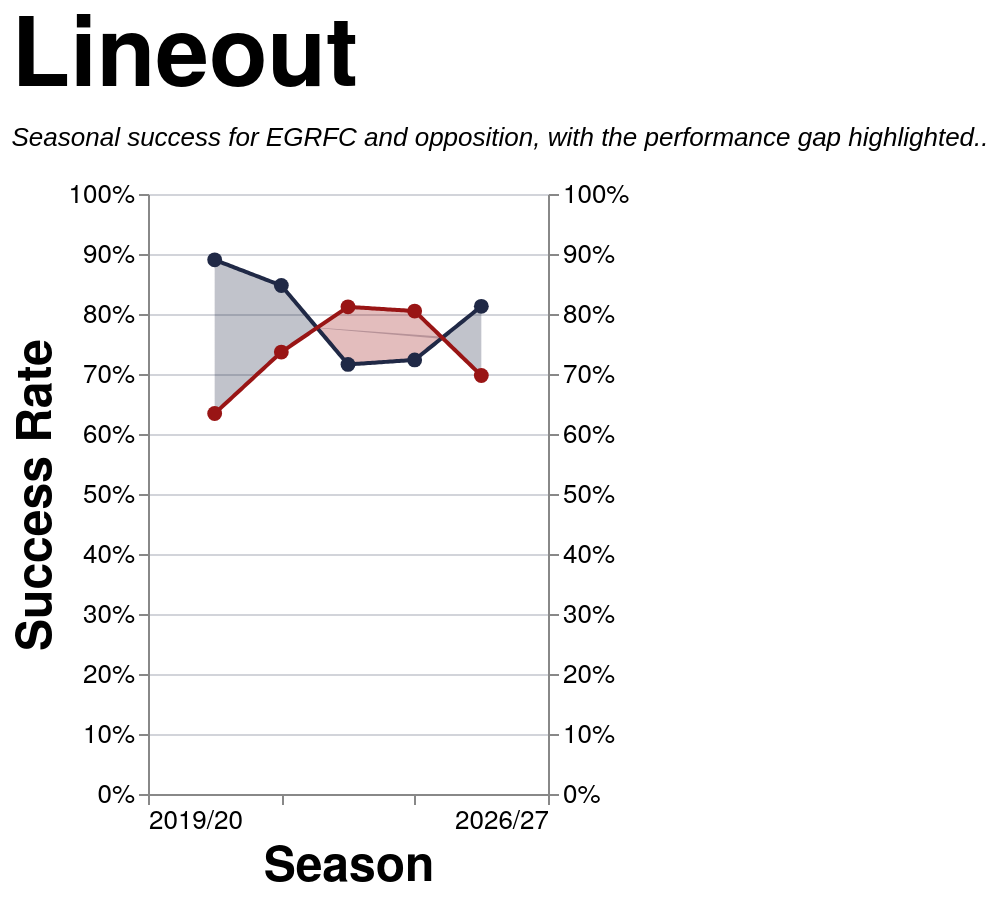

Source (Vega-Lite JSON):
### Vega-Lite specification from a JSON file in a GitHub repository (floating-point values rounded to 4 significant figures; data arrays with more than 128 entries replaced by an {"elided": "..."} marker saying what was removed)
{"config": {"axis": {"labelFont": "PT Sans Narrow, Helvetica Neue, Helvetica, Arial, sans-serif", "titleFont": "PT Sans Narrow, Helvetica Neue, Helvetica, Arial, sans-serif", "labelFontSize": 13, "titleFontSize": 24, "gridColor": "#202947", "gridOpacity": 0.2, "zindex": 1}, "text": {"font": "Lato, sans-serif"}, "bar": {"cornerRadiusEnd": 5}, "header": {"labelFont": "PT Sans Narrow, Helvetica Neue, Helvetica, Arial, sans-serif", "titleFont": "PT Sans Narrow, Helvetica Neue, Helvetica, Arial, sans-serif", "labelFontSize": 24, "titleFontSize": 28, "labelFontWeight": "bold", "orient": "left"}, "legend": {"labelFont": "PT Sans Narrow, Helvetica Neue, Helvetica, Arial, sans-serif", "titleFont": "PT Sans Narrow, Helvetica Neue, Helvetica, Arial, sans-serif", "labelFontSize": 14, "titleFontSize": 16, "titlePadding": 5, "fillColor": "white", "strokeColor": "black", "padding": 10, "titleFontWeight": "lighter", "titleFontStyle": "italic", "titleColor": "gray", "offset": 10}, "title": {"font": "PT Sans Narrow, Helvetica Neue, Helvetica, Arial, sans-serif", "fontSize": 48, "fontWeight": "bold", "anchor": "start", "align": "center", "titlePadding": 20, "subtitlePadding": 10, "subtitleFontSize": 13, "subtitleColor": "", "subtitleFontStyle": "italic", "offset": 15, "color": "black"}, "axisX": {"labelAngle": 0}, "facet": {"title": null, "header": null, "align": {"row": "each", "column": "each"}, "spacing": 10}, "resolve": {"scale": {"y": "independent", "facet": "independent"}}, "background": "transparent", "scale": {"offsetBandPaddingOuter": 0.2, "offsetBandPaddingInner": 0.1}, "view": {"stroke": null, "background": "transparent"}}, "layer": [{"mark": {"type": "area", "opacity": 0.28}, "encoding": {"color": {"field": "leading_team", "legend": null, "scale": {"domain": ["EGRFC", "Opposition"], "range": ["#202946", "#991515"]}, "title": "Team", "type": "nominal"}, "x": {"axis": {"grid": false, "labelExpr": "datum.value == 0 ? '2019/20' : datum.value == 1 ? '2021/22' : datum.value == 2 ? '2022/23' : datum.value == 3 ? '2023/24' : datum.value == 4 ? '2024/25' : datum.value == 5 ? '2025/26' : datum.value == 6 ? '2026/27' : ''", "values": [0, 1, 2, 3, 4, 5, 6]}, "field": "season_pos", "scale": {"domain": [0, 6]}, "title": "Season", "type": "quantitative"}, "y": {"axis": {"format": "%", "orient": "left"}, "field": "y_high", "scale": {"domain": [0.0, 1.0]}, "title": "Success Rate", "type": "quantitative"}, "y2": {"field": "y_low"}}, "transform": [{"filter": "(datum.team === 'EGRFC')"}]}, {"mark": {"type": "line", "size": 2}, "encoding": {"color": {"field": "team", "legend": null, "scale": {"domain": ["EGRFC", "Opposition"], "range": ["#202946", "#991515"]}, "title": "Team", "type": "nominal"}, "x": {"axis": {"labelExpr": "datum.value == 0 ? '2019/20' : datum.value == 1 ? '2021/22' : datum.value == 2 ? '2022/23' : datum.value == 3 ? '2023/24' : datum.value == 4 ? '2024/25' : datum.value == 5 ? '2025/26' : datum.value == 6 ? '2026/27' : ''", "values": [0, 1, 2, 3, 4, 5, 6]}, "field": "season_pos", "scale": {"domain": [0, 6]}, "title": "Season", "type": "quantitative"}, "y": {"axis": {"format": "%", "orient": "right"}, "field": "success_rate", "scale": {"domain": [0.0, 1.0]}, "title": null, "type": "quantitative"}}}, {"mark": {"type": "point", "filled": true, "opacity": 1.0, "size": 55}, "encoding": {"color": {"field": "team", "legend": null, "scale": {"domain": ["EGRFC", "Opposition"], "range": ["#202946", "#991515"]}, "title": "Team", "type": "nominal"}, "tooltip": [{"field": "team", "title": "Team", "type": "nominal"}, {"field": "squad", "title": "Squad", "type": "nominal"}, {"field": "set_piece_type", "title": "Set Piece", "type": "nominal"}, {"field": "lineouts_total", "format": ",.0f", "title": "Total", "type": "quantitative"}, {"field": "success_rate", "format": ".0%", "title": "Success Rate", "type": "quantitative"}], "x": {"field": "season_pos", "title": "Season", "type": "quantitative"}, "y": {"axis": null, "field": "success_rate", "scale": {"domain": [0.0, 1.0]}, "title": "Success Rate", "type": "quantitative"}}, "transform": [{"filter": "datum.is_anchor"}]}], "data": {"name": "data-cdada618cae5f1f6a8bd090050abe8ca"}, "height": 300, "params": [{"name": "spSquadParam", "value": "1st"}, {"name": "spSeasonParam", "value": "All"}, {"name": "spGameTypeParam", "value": "League + Cup"}], "title": {"text": "Lineout", "subtitle": "Seasonal success for EGRFC and opposition, with the performance gap highlighted.."}, "transform": [{"filter": "datum.squad == (spSquadParam + ' XV')"}, {"filter": "datum.season_filter == spSeasonParam"}, {"filter": "datum.game_type_mode == spGameTypeParam"}], "width": 200, "$schema": "https://vega.github.io/schema/vega-lite/v5.20.1.json", "datasets": {"data-cdada618cae5f1f6a8bd090050abe8ca": {"elided": "1572 records"}}}
